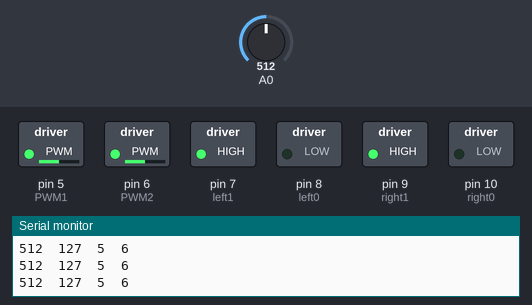
The sketch below on a simulated Arduino Uno, built with avr-gcc and run on an emulated ATmega328P. Shown: switched loads named in the sketch (green lamp = pin HIGH), the last lines printed to the serial monitor. Inputs (shaded band) come from the test bench; at power-on: A0 = 512.

Above: at 1.2 s.
1.3 s: A0 set to 716
At 2.2 s:
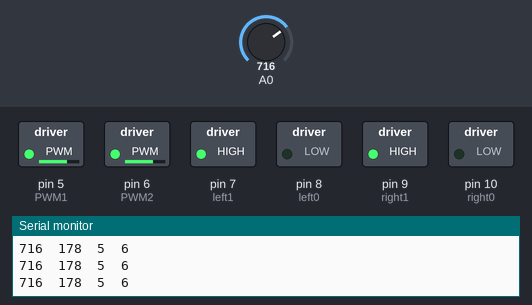
2.8 s: A0 set to 900
At 3.3 s:
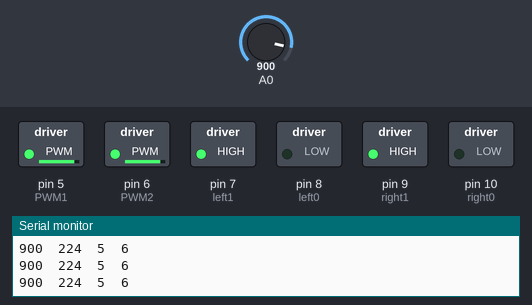
4.3 s: A0 set to 408
At 5.7 s:
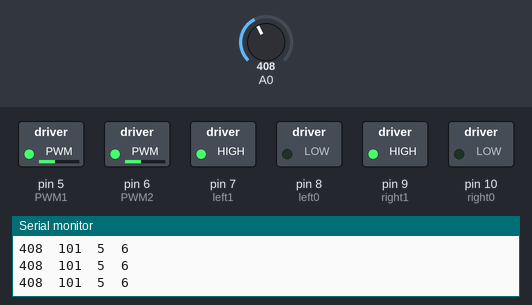
7.3 s: A0 set to 390
At 7.9 s:
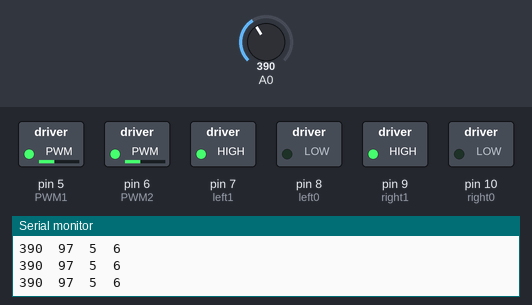
8.8 s: A0 set to 122
At 10.0 s:
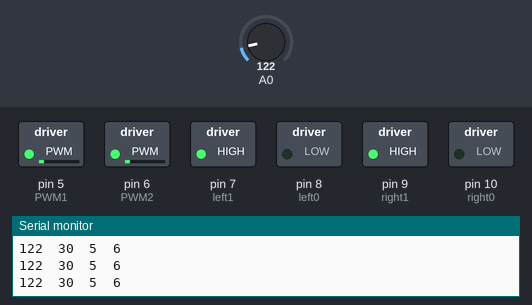
10.3 s: A0 set to 511
At 11.5 s:
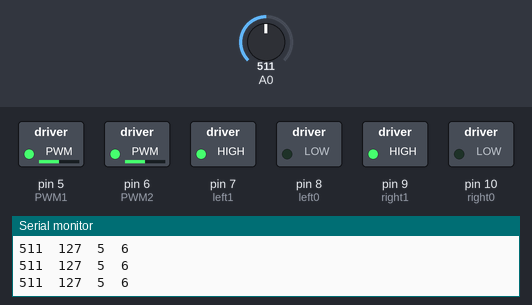
Timing chart, 0 to 12.8 s (numbered marks = the images above; inputs shaded):
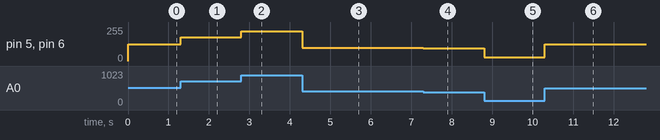

Measured:
- after the input at 1.3 s, pin 5 (PWM1), pin 6 (PWM2): 127/255 → 178/255 at once
- after the input at 2.8 s, pin 5 (PWM1), pin 6 (PWM2): 178/255 → 224/255 at once
- after the input at 4.3 s, pin 5 (PWM1), pin 6 (PWM2): 224/255 → 101/255 at once
- after the input at 7.3 s, pin 5 (PWM1), pin 6 (PWM2): 101/255 → 97/255 at once
- after the input at 8.8 s, pin 5 (PWM1), pin 6 (PWM2): 97/255 → 30/255 at once
- after the input at 10.3 s, pin 5 (PWM1), pin 6 (PWM2): 30/255 → 127/255 at once

The sketch:

test_2motors_v0.ino
```cpp
// This program takes the analog input from a potentiometer and
// maps it to a PWM value which is then used to
// change the power to two motors.

// Define input pins for H-bridge motor driver
#define PWM1 5 // pin 1
#define PWM2 6 // pin 9
#define left1 7 // pin 2
#define left0 8 // pin 7
#define right1 9 // pin 15
#define right0 10 // pin 10

// Initialize control and power variables
int control = 0;
int power = 0;

// ====================================================
void setup() {
  // Setup Arduino pins
  pinMode(A0,INPUT);
  pinMode(PWM1,OUTPUT);
  pinMode(PWM2,OUTPUT);
  pinMode(left1,OUTPUT);
  pinMode(left0,OUTPUT);
  pinMode(right1,OUTPUT);
  pinMode(right0,OUTPUT);

  // Setup directions of motor
  digitalWrite(left1,HIGH);
  digitalWrite(left0,LOW);
  digitalWrite(right1,HIGH);
  digitalWrite(right0,LOW);

  // Initialize serial monitor
  Serial.begin(9600);

}
// ====================================================
void loop() {
  // Read analog input from potentiometer
  control = analogRead(A0);

  // Map analog input to PWM input
  power = map(control,0,1023,0,255);

  // Apply PWM to enable pins
  analogWrite(PWM1,power);
  analogWrite(PWM2,power);

  // Display values on Serial Monitor/Plotter
  Serial.print(control);Serial.print("\t");
  Serial.print(power);Serial.print("\t");
  Serial.print(PWM1);Serial.print("\t");
  Serial.print(PWM2);Serial.println("\t");


}
```
